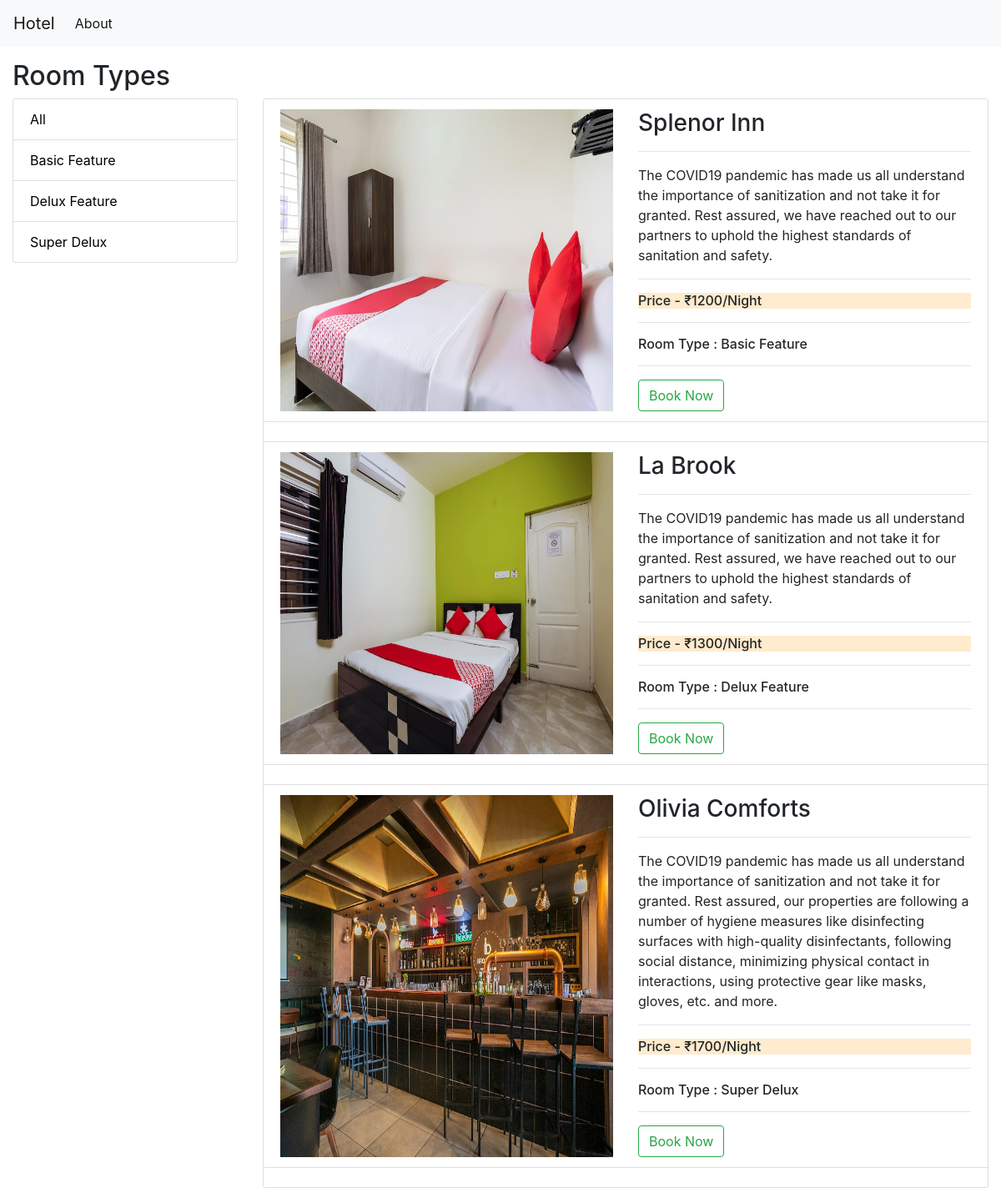
The page / on the database its author committed.
### hotel/models.py (models this page shows, shortened)
class Category(models.Model):
    name = models.CharField(max_length=200)
    class Meta:
        verbose_name_plural = 'Categories'
    def __str__(self):
        return self.name

class Room(models.Model):
    name = models.CharField(max_length=200)
    description = models.TextField()
    price = models.PositiveIntegerField()
    image = models.ImageField(upload_to='media/hotel')
    category = models.ForeignKey(Category, on_delete=models.CASCADE, related_name='categories')

### hotel/views.py (the view, shortened to what this page needs)
# urls.py: path('', HomeView.as_view(), name='home'),
class HomeView(ListView):
    model = Room
    context_object_name = 'rooms'
    template_name = 'hotel/list.html'
    def get(self, request, id=None):
        rooms = Room.objects.all()
        if id:
            category = Category.objects.get(id=id)
            rooms = Room.objects.filter(category=category)
            return render(request, 'hotel/list.html', context={'rooms':rooms, 'categories':Category.objects.all()})
        categories = Category.objects.all()
        context = {'rooms':rooms, 'categories':categories}
        return render(request, 'hotel/list.html', context)

### hotel/templates/hotel/list.html
{% extends 'hotel/base.html' %}
{% block content %}
<br>
<br>
<br>
<div class="container-fluid">
    <h2>Room Types</h2>
    <div class="row">
        <div class="col-sm-3">
            <div class="card">
                <ul class="list-group list-group-flush">
                <li class="list-group-item" ><a href="{% url 'home' %}" style="color: black;">All</a></li>
                {% for category in categories %}
                  <li class="list-group-item"><a href="{% url 'filter' category.id %}" style="color: black;">{{category.name}}</a></li>
                {% endfor %}
                </ul>
            </div>
        </div>
        <br>
        <div class="col-sm-9">
            <div class="card">
                <ul class="list-group list-group-flush">
                    {% for room in rooms  %}
                        <li class="list-group-item">
                            <div class="row">
                                <div class="col-sm-6">
                                    {% if room.image %}
                                    <img src="{{  room.image.url }}" style="width: 100%; height: 100%;">
                                    {% else %}
                                    <img src="https://images.oyoroomscdn.com/uploads/hotel_image/17577/large/128cc8c233313218.jpg" class="img-fluid" alt="Responsive image">
                                    {% endif %}
                                </div>
                                <div class="col-sm-6">
                                    <h3>{{room.name}}</h3>
                                    <hr>
                                    <p>{{room.description}}</p>
                                    <hr>
                                    <h6 style="background-color: blanchedalmond;">Price - ₹{{room.price}}/Night</h6>
                                    <hr>
                                    <h6>Room Type : {{room.category}}</h6>
                                    <hr>
                                    <a href="{% url 'detail' %}"><button type="button" class="btn btn-outline-success">Book Now</button></a>
                                </div>
                            </div>
                        </li>
                        <br>
                    {% endfor %}
                </ul>
            </div>
        </div>
    </div>
</div>
{% endblock content %}

### hotel/templates/hotel/base.html (shortened to what this page needs)
{% load static %}
<!DOCTYPE html>
<html lang="en">
<head>
    <link rel="stylesheet" href="https://stackpath.bootstrapcdn.com/bootstrap/4.1.3/css/bootstrap.min.css">
</head>
<body>
    <nav class="navbar navbar-expand-lg navbar-light bg-light fixed-top" style="background-color: bisque">
        <a class="navbar-brand" href="{% url 'home' %}">Hotel</a>
        <div class="collapse navbar-collapse" id="navbarSupportedContent">
          <ul class="navbar-nav mr-auto">
            <li class="nav-item active">
                <a class="nav-link" href="{% url 'about' %}">About <span class="sr-only">(current)</span></a>
              </li>
          </ul>
        </div>
    </nav>
    {% block content %}
    {% endblock content %}
</body>
</html>

### rows shown on the page
Category: name "Basic Feature"
Category: name "Delux Feature"
Category: name "Super Delux"
Room: image (picture), name "Splenor Inn", description "The COVID19 pandemic has made us all understand the importance of sanitization and not take it for granted. Rest assured, we have reached out to our partners to uphold the highest standards of sanitation and safety.", price "1200", category "Basic Feature"
Room: image (picture), name "La Brook", description "The COVID19 pandemic has made us all understand the importance of sanitization and not take it for granted. Rest assured, we have reached out to our partners to uphold the highest standards of sanitation and safety.", price "1300", category "Delux Feature"
Room: image (picture), name "Olivia Comforts", description "The COVID19 pandemic has made us all understand the importance of sanitization and not take it for granted. Rest assured, our properties are following a number of hygiene measures like disinfecting surfaces with high-quality disinfectants, following social distance, minimizing physical contact in interactions, using protective gear like masks, gloves, etc. and more.", price "1700", category "Super Delux"
